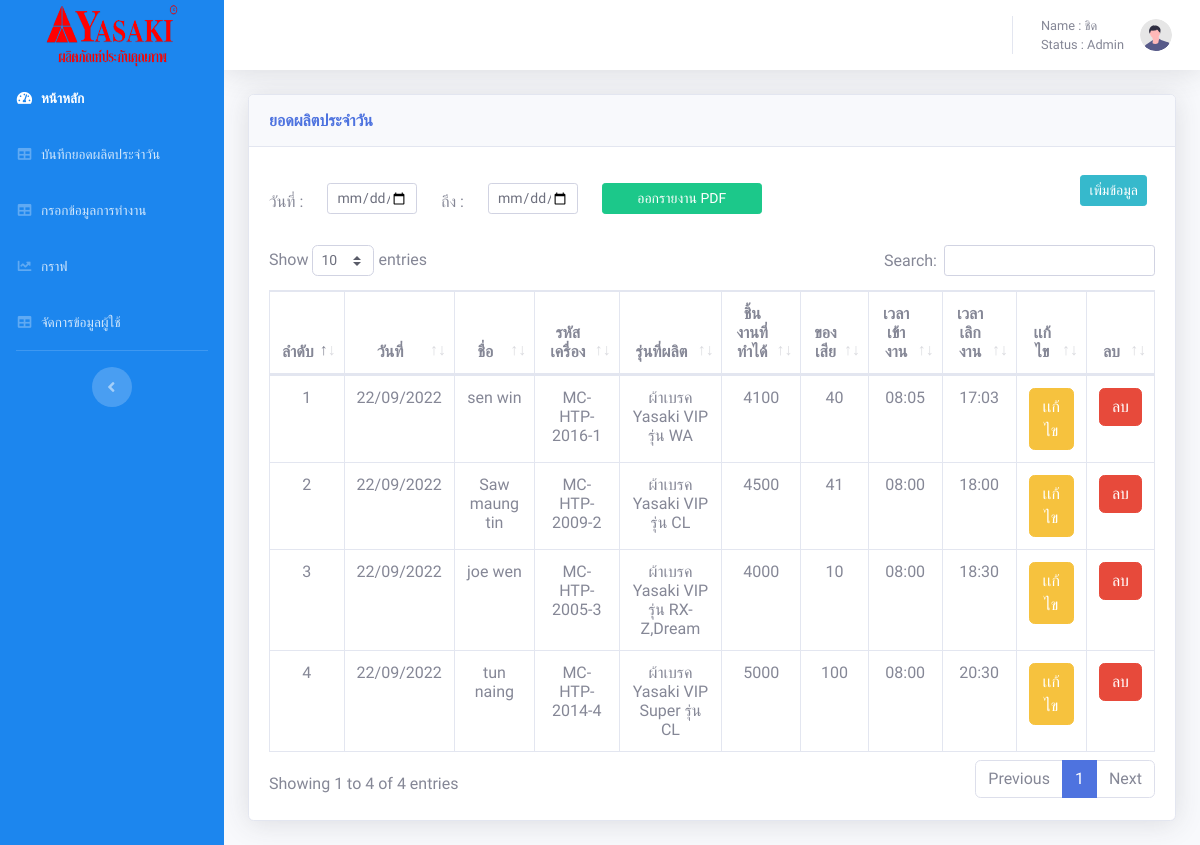
Page /admin/tables.php (signed in) on the earlier database version.
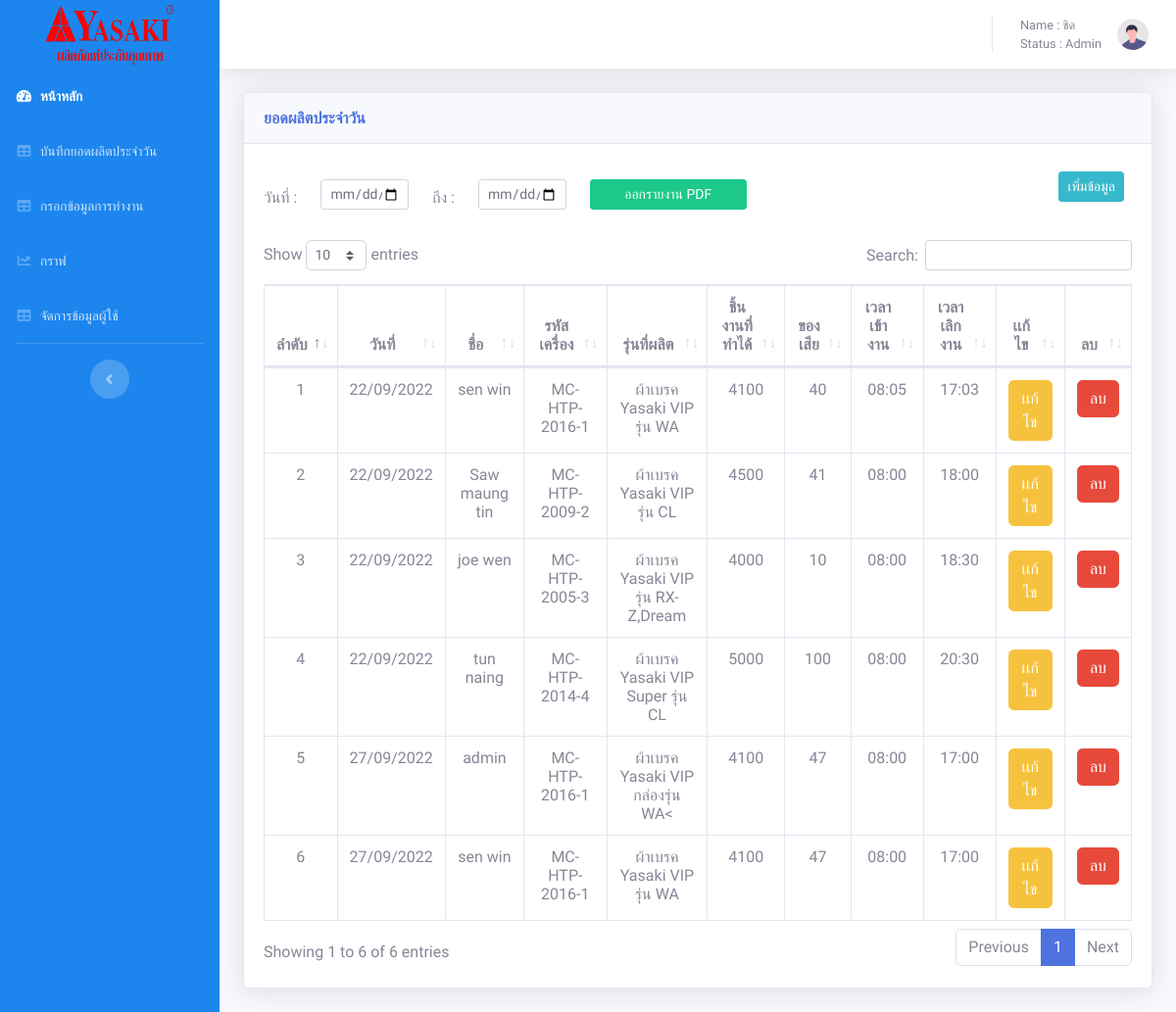
Same page on the later database version.
### tables this page shows
CREATE TABLE `employee` (
  `E_id` int(20) NOT NULL,
  `EName` varchar(20) NOT NULL,
  `Nmac` varchar(50) NOT NULL,
  `Econ` int(20) NOT NULL,
  `Epro` varchar(100) NOT NULL,
  `Edel` int(11) NOT NULL,
  `Etime` varchar(20) NOT NULL,
  `Etimet` varchar(20) NOT NULL,
  `DATE` date NOT NULL
);

### admin/tables.php (the view, shortened to what the changed rows need)
<!DOCTYPE html>
<html lang="en">
<head>
    <link href="vendor/fontawesome-free/css/all.min.css" rel="stylesheet" type="text/css">
    <link href="css/sb-admin-2.min.css" rel="stylesheet">
    <link href="vendor/datatables/dataTables.bootstrap4.min.css" rel="stylesheet">
</head>
<body id="page-top" style="font-family: 'Pridi', serif;">
    <div id="wrapper">
        <div id="content-wrapper" class="d-flex flex-column">
            <div id="content">
                <div class="container-fluid">
                    <div class="card shadow mb-4">
                        <div class="card-body">
                            <div class="row mb-4">
                                <div class="col-6">
                                </div>
                                <div class="col-6">
                                </div>
                            </div>
                            <div class="table-responsive">
                                <table class="table table-bordered text-center" id="dataTable" width="100%" cellspacing="0">
                                    <thead>
                                        <tr>
                                            <th>ลำดับ</th>
                                            <th>วันที่</th>
                                            <th>ชื่อ</th>
                                            <th>รหัสเครื่อง</th>
                                            <th>รุ่นที่ผลิต</th>
                                            <th>ชิ้นงานที่ทำได้</th>
                                            <th>ของเสีย</th>
                                            <th>เวลาเข้างาน</th>
                                            <th>เวลาเลิกงาน</th>
                                            <th>เเก้ไข</th>
                                            <th>ลบ</th>
                                        </tr>
                                    </thead>
                                    <?php
                                    require('config.php');
                                    mysqli_query($conn, 'SET NAMES UTF8');
                                    $sql = "SELECT * FROM employee ";
                                    $query = mysqli_query($conn, $sql);
                                    $n1 = 0;
                                    while ($value = mysqli_fetch_array($query)) {
                                        $d = date_create($value['DATE']);
                                        $d1 = date_format($d, "d/m/Y");
                                        $n1++;
                                        echo '<tr>
                    <td>' . $n1 . '</td>
                    <td>' . $d1 . '</td>
                    <td>' . $value['EName'] . '</td>
                    <td>' . $value['Nmac'] . '</td>
                    <td>' . $value['Epro'] . '</td>
                    <td>' . $value['Econ'] . '</td>
                    <td>' . $value['Edel'] . '</td>
                    <td>' . $value['Etime'] . '</td>
                    <td>' . $value['Etimet'] . '</td>
                    <td><a href="edittables.php?id=' . $value['E_id'] . '"><button class="btn-warning btn-md btn">เเก้ไข</button></a></td>
                    <td><a href="Delete.php?edit=' . $value['E_id'] . '"><button class="btn-danger btn-md btn" OnClick="return chkdel();">ลบ</button><a/></td>
                </tr>';
                                    }
                                    ?>
                                </table>
                            </div>
                        </div>
                    </div>
                </div>
            </div>
        </div>
    </div>
</body>
</html>

Differences in the rows shown:
added employee: DATE "27/09/2022", EName "admin", Nmac "MC-HTP-2016-1", Epro "ผ้าเบรค Yasaki VIP กล่องรุ่น WA<", Econ "4100", Edel "47", Etime "08:00", Etimet "17:00"
added employee: DATE "27/09/2022", EName "sen win", Nmac "MC-HTP-2016-1", Epro "ผ้าเบรค Yasaki VIP รุ่น WA", Econ "4100", Edel "47", Etime "08:00", Etimet "17:00"
Other differences:
text written by a page script: "Show entries Search: Showing 1 to 4 of 4 entries Previous 1 Next" → "Show entries Search: Showing 1 to 6 of 6 entries Previous 1 Next"
